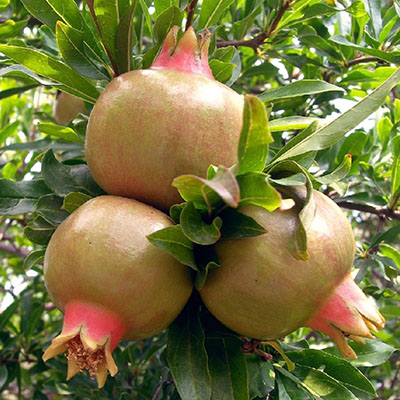
%> input picture images/fruits.jpg, 400 x 400 px
$ octave simple_cell_dong.m   (GNU Octave 9; MATLAB toolbox functions it lacks are replaced by stand-ins)
%> lines starting %> are read from the running program, lines starting %| are printed output that depends on the picture; in (x1, y1, x2, y2) boxes, pixels count from 0 and x2, y2 are one past the last pixel; in counts of white or black regions, pixels touching at a corner belong together; the program's own positions count from 1
% Lab work Lecture 1: Simulating Receptive Fields
% COSI course 2021 - by J.L. Nieves
% Code should/could be optimized and completed

close All, clear All
%% extract single color of fruits image
img = imread('fruits.jpg'); % Read image
%> img is the input picture: size 400x400x3 uint8; mean R, G, B 120.2, 118.1, 64.1
red = img(:,:,1); % Red channel
green = img(:,:,2); % Green channel
blue = img(:,:,3); % Blue channel
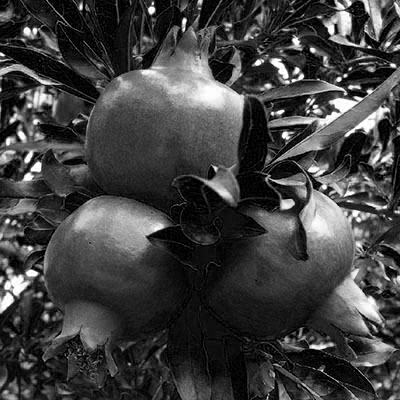
%> blue: size 400x400 uint8; min 0, max 255, mean 64.1
a = zeros(size(img, 1), size(img, 2));
just_red = cat(3, red, a, a);
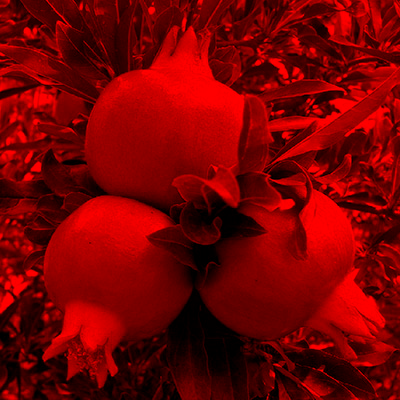
%> just_red: size 400x400x3 uint8; mean R, G, B 120.2, 0, 0
just_green = cat(3, a, green, a);
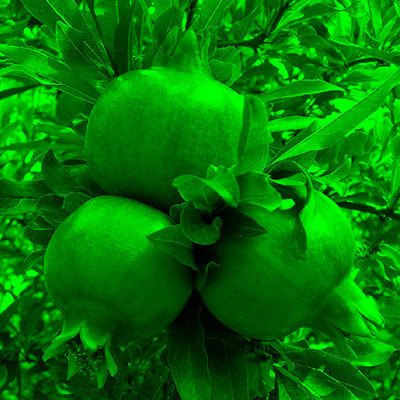
%> just_green: size 400x400x3 uint8; mean R, G, B 0, 118.1, 0
just_blue = cat(3, a, a, blue);
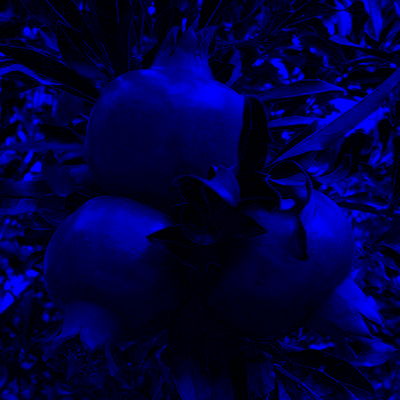
%> just_blue: size 400x400x3 uint8; mean R, G, B 0, 0, 64.1
back_to_original_img = cat(3, red, green, blue);
figure, imshow(just_red)
red_img= double(red);
%% Herman_grid image
% img = imread('Herman_grid.jpg');
% figure(), imshow(img)
% red_img= double(img) % for Herman grid image, no need convert to grayscale
%% Match_band image
% img = imread('Mach_band.jpg');
% % figure(), imshow(img)
% red_img= double(rgb2gray(img));
%% Gaussian kernel
% Create a gaussian function with sigma spread
sigma = [1,2];
for i = 1:2
%> this loop made 2 passes; what is shown inside it comes from the first
    values= -3*sigma(1,i):0.5:3*sigma(1,i);
    [x,y]= meshgrid(values); %2-D grid coordinates based on the coordinates contained in vectors x and y
    z= x.^2 + y.^2;
%figure, surfc(x,y,z)
    gauss2D= exp(-z/(2*sigma(1,i).^2));

    figure(), surfc(gauss2D), title(['Gauss2D ',num2str(i),' sigma']);

%filter the image with the kernel
    imGaussfilter= conv2(gauss2D, red_img);
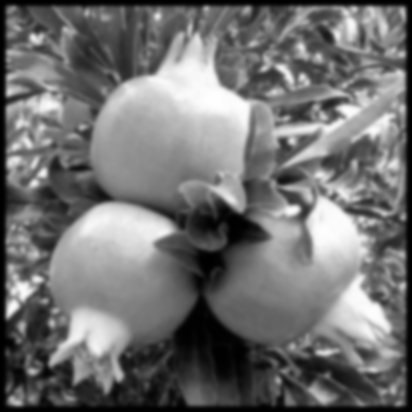
%> imGaussfilter: size 412x412 double; min 0.00728, max 6394.2, mean 2841.8; drawn with min black and max white
    figure(), imshow(imGaussfilter./max(max(imGaussfilter))), title(['Gaussfilter ',num2str(i),' sigma']);
%     imshow(imGaussfilter./max(max(imGaussfilter))), title(['Gaussfilter ',num2str(i),' sigma']);

    %use max value of filter as divisor
%% Laplacian of Gaussian kernel
    lapGauss= (1/sigma(1,i).^2).*((z./(sigma(1,i).^2))-2).*gauss2D;
%lapGauss = laplacian(gauss2D);
%lapGauss = diff(gauss2D, 2, z);
    imLapfilter= conv2(lapGauss, red_img);
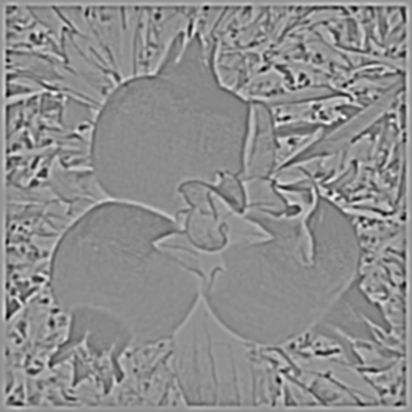
%> imLapfilter: size 412x412 double; min -2804.1, max 2133.6, mean -69.3; drawn with min black and max white
    figure(), subplot(1,2,1), imshow(imLapfilter./max(max(imLapfilter)))
    subplot(1,2,2), imshow(imLapfilter,[0 0.001]),title(['Lapfilter ',num2str(i),' sigma']) %detect edge, the zero crossing of the second derivative
%> after `imshow(imLapfilter,[0 0.001])`:
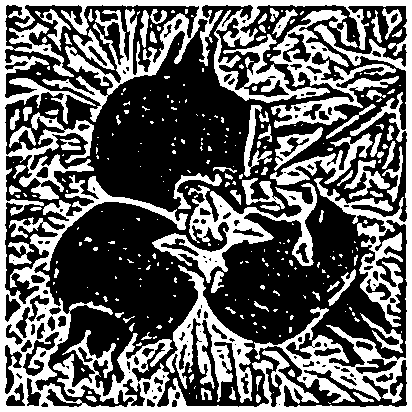
%> displayed picture: size 412x412, on the screen's scale of 0 to 255; 39% white; 284 white regions (202 under 20 px), largest, box (x1, y1, x2, y2) and area: (0, 0, 412, 412) 41659, (152, 183, 317, 283) 4442, (270, 10, 399, 128) 4278
end
%% Gabor kernel
% theta= [0,45,90,135]; %4 orientation
% psi= 0;
% lambda= 4;


wavelength = 4;
orientation = [0 45 90 135];
%> (the run ends here)

$ run again, with images/color_checker.jpg copied over images/fruits.jpg
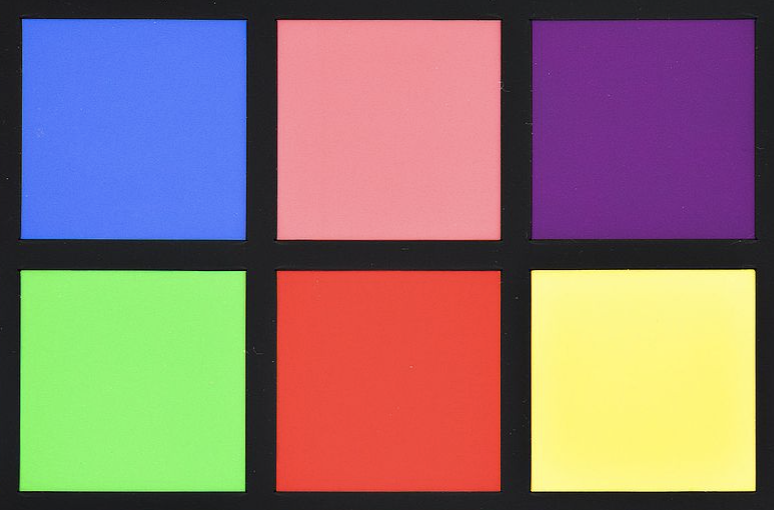
%> input picture images/color_checker.jpg, 774 x 510 px
%> img is the input picture: size 510x774x3 uint8; mean R, G, B 142.2, 118.2, 114.3
%> `imLapfilter= conv2(lapGauss, red_img);`:
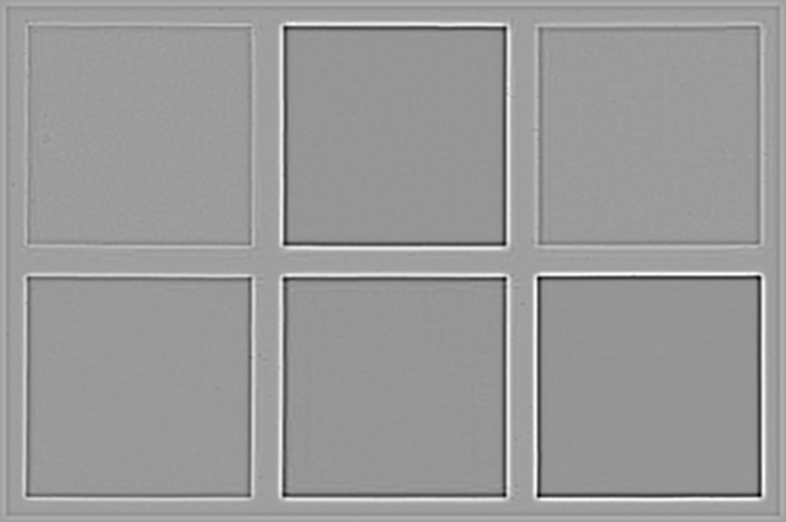
%> imLapfilter: size 522x786 double; min -2194.2, max 1284.8, mean -83.6; drawn with min black and max white
%> `imshow(imLapfilter,[0 0.001])`:
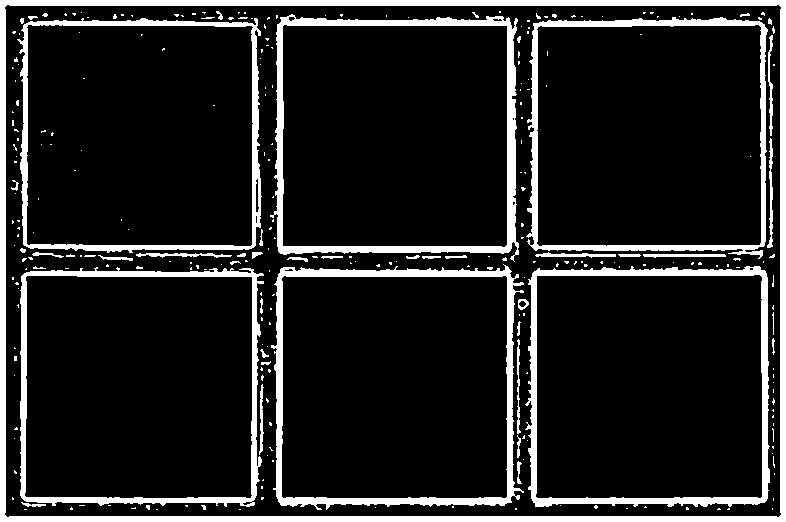
%> displayed picture: size 522x786, on the screen's scale of 0 to 255; 13.3% white; 281 white regions (234 under 20 px), largest, box (x1, y1, x2, y2) and area: (0, 0, 786, 522) 15536, (270, 14, 519, 262) 6581, (271, 264, 524, 510) 6439

$ run again, with images/colorful_card.jpg copied over images/fruits.jpg
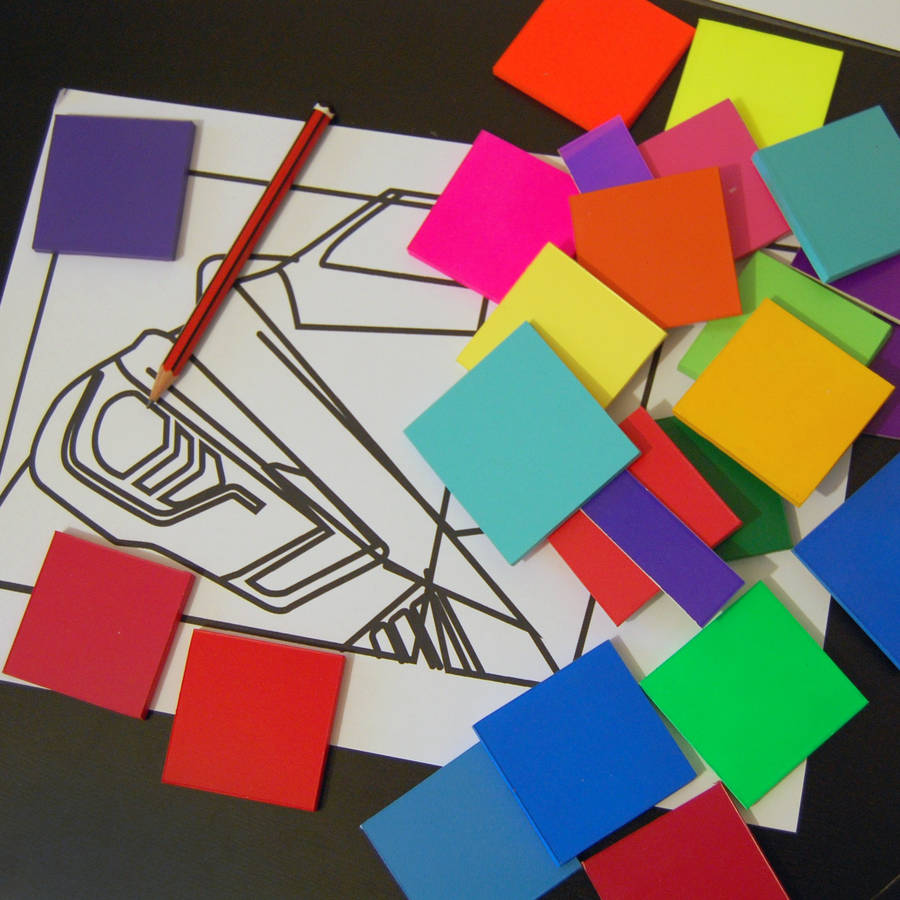
%> input picture images/colorful_card.jpg, 900 x 900 px
%> img is the input picture: size 900x900x3 uint8; mean R, G, B 128.7, 111, 101.2
%> `imLapfilter= conv2(lapGauss, red_img);`:
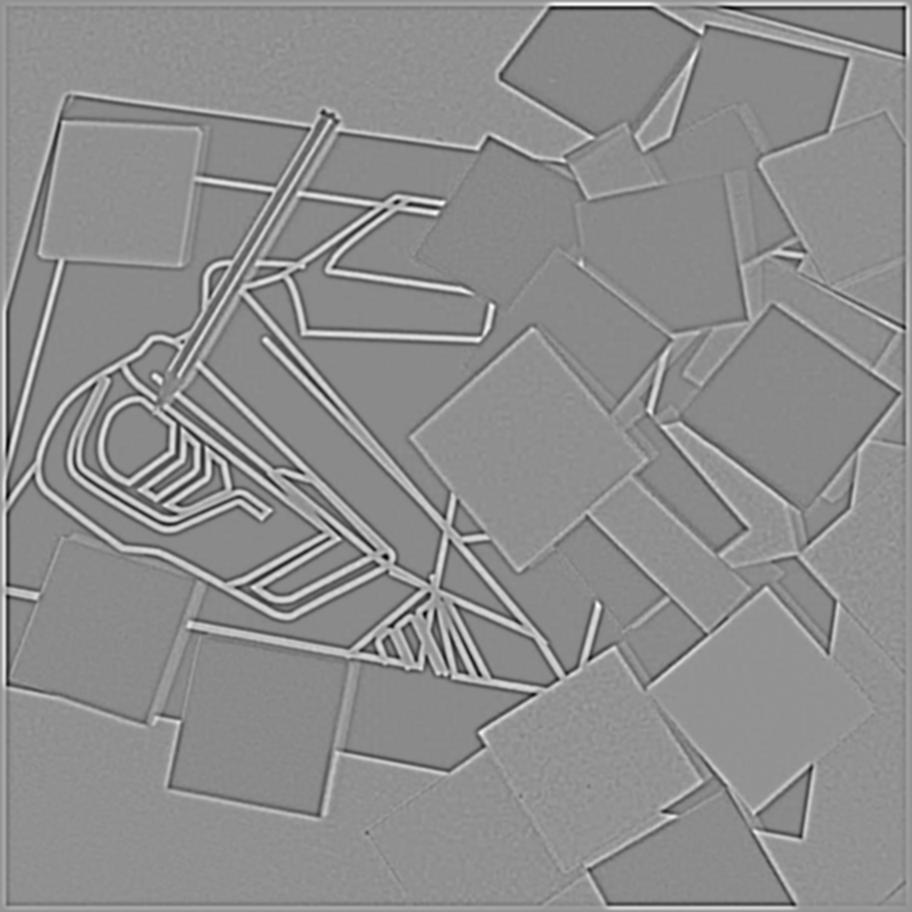
%> imLapfilter: size 912x912 double; min -2162.8, max 1589.3, mean -76.6; drawn with min black and max white
%> `imshow(imLapfilter,[0 0.001])`:
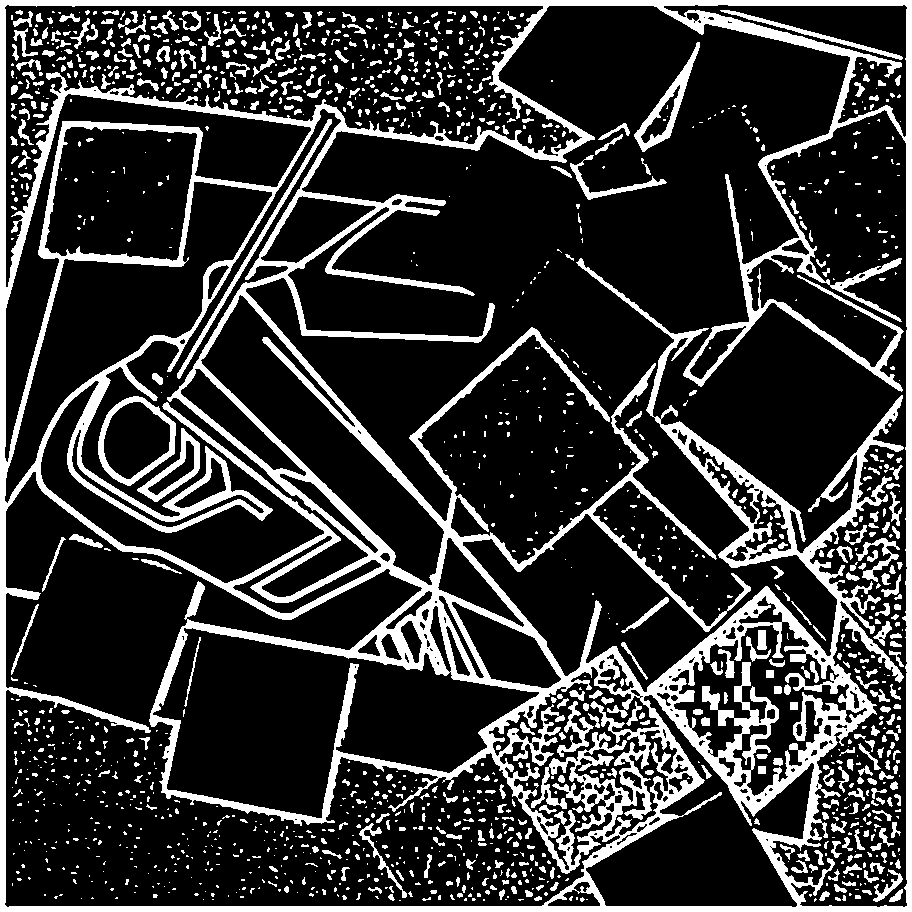
%> displayed picture: size 912x912, on the screen's scale of 0 to 255; min 0, max 255, mean 53.3
